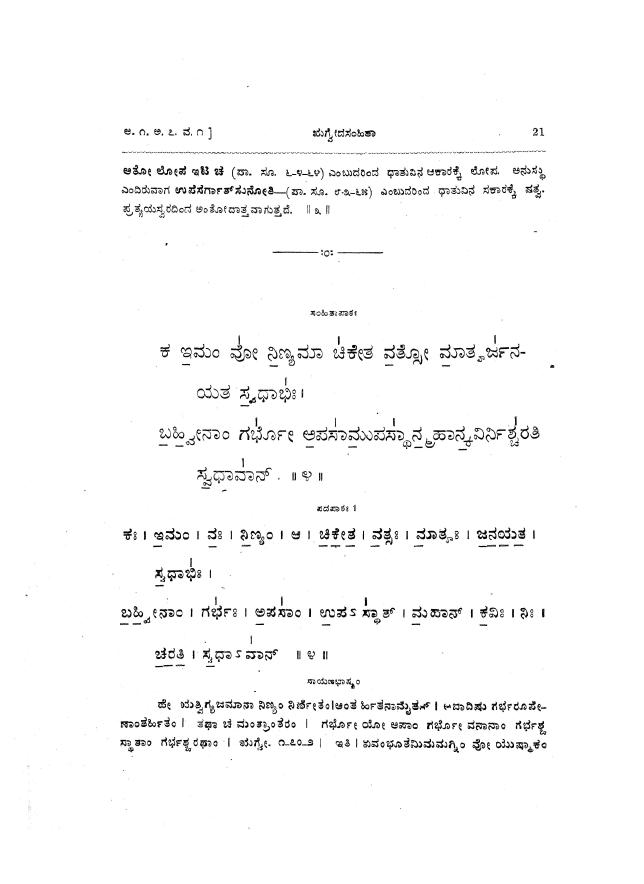
#> input picture publish/ocr_test/alt42-042.jpg, 2574 x 3535 px, given as the content of the folder /tmp/v1num/tmp7wu49p2a, which was not available (shown at 1/4 size)
$ python header_montage.py 5 5 ../../../ocr_test/alt42-042.jpg
#> lines starting #> are read from the running program, lines starting #| are printed output that depends on the picture; after the words box and inside, x2 and y2 are one past the last pixel; in counts of white or black regions, pixels touching at a corner belong together; pictures that were not available may be replaced by others from this repository, and a replacement may not be noted
### publish/tools/numeral_pass/vol1/cfg.py
"""Volume 1 numeral pass: scan parts of the better (~575 dpi) scan and paths.
Global PDF page = page number in the user's full 143 MB scan; each part holds a run of it."""
import os
ROOT=os.path.abspath(os.path.join(os.path.dirname(__file__),'..','..','..','..'))
PARTS=[  # (path, first global PDF page)
    ('kannada/01 Rigveda Samhitha Volume 1 1.pdf',1),
    ('kannada/01 Rigveda Samhitha Volume 1 2.pdf',101),
    ('kannada/01 Rigveda Samhitha Volume 1 3.pdf',201),
    ('kannada/01 Rigveda Samhitha Volume 1 4,pdf.pdf',301),
    ('kannada/01 Rigveda Samhitha Volume 1 5.pdf',401),
    ('kannada/01 Rigveda Samhitha Volume 1 6.pdf',501),
    ('kannada/01 Rigveda Samhitha Volume 1 7.pdf',601),
    ('kannada/01 Rigveda Samhitha Volume 1 8.pdf',701),
    ('kannada/01 Rigveda Samhitha Volume 1 9.pdf',801),
    ('kannada/01 Rigveda Samhitha Volume 1 10.pdf',876),
]
EN=os.path.join(ROOT,'Rigveda_Samhita_Vol1_English_Translation.md')
GAPS=os.path.join(ROOT,'Rigveda_Samhita_Vol1_Gaps_English_Translation.md')
WORK=os.environ.get('V1WORK','/tmp/v1num/')
os.makedirs(WORK,exist_ok=True)
def part_of(g):
    """global PDF page -> (part path, page within part)"""
#> called with g = 5
    for i,(p,first) in enumerate(PARTS):
        last=PARTS[i+1][1]-1 if i+1<len(PARTS) else 10**6
        if first<=g<=last: return os.path.join(ROOT,p),g-first+1
    raise KeyError(g)

### publish/tools/numeral_pass/vol1/header_montage.py
"""Montage of the page-number corners (top-left + top-right of the text block) for eye reading.
python3 header_montage.py FIRST LAST OUT.png"""
import sys,os,subprocess,tempfile
sys.path.insert(0,os.path.dirname(__file__))
from cfg import WORK,part_of
from PIL import Image,ImageOps,ImageDraw,ImageFilter
def textbox(im):
    """text-block box, ignoring specks: rows/cols with enough dark pixels after a median filter"""
    b=ImageOps.invert(im).point(lambda v:255 if v>100 else 0).filter(ImageFilter.MedianFilter(3))
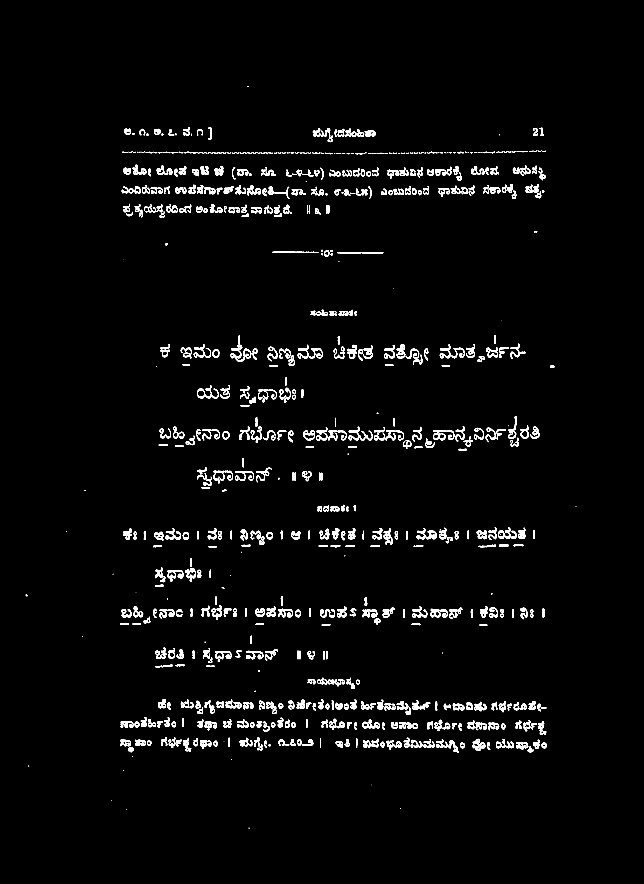
#> b: PIL image 2574x3535 L (shown at 1/4 size); 2.4% white; 790 white regions (96 under 20 px), largest, box (x1, y1, x2, y2) and area: (922, 1342, 1005, 1447) 1783, (670, 2280, 734, 2314) 1080, (775, 1376, 844, 1431) 1064
    w,h=b.size; px=b.load()
#> after `w, h = b.size`: w = 2574; h = 3535
    rows=[y for y in range(h) if sum(px[x,y]>0 for x in range(0,w,2))>w*0.004]
#> rows = 1037 values from 511 to 3007
    cols=[x for x in range(w) if sum(px[x,y]>0 for y in range(0,h,2))>h*0.004]
#> cols = 1695 values from 483 to 2183
    return (cols[0],rows[0],cols[-1],rows[-1]) if rows and cols else (0,0,w,h)
if __name__!="__main__": raise SystemExit
a,b,OUT=int(sys.argv[1]),int(sys.argv[2]),sys.argv[3]; tiles=[]
for g in range(a,b+1):
    path,n=part_of(g); d=tempfile.mkdtemp(dir=WORK)
    subprocess.run(['pdftoppm','-f',str(n),'-l',str(n),'-r','100','-gray',path,d+'/p'],check=True)
    im=Image.open(d+'/'+os.listdir(d)[0]).convert('L'); subprocess.run(['rm','-rf',d])
    bb=textbox(im)
#> bb = (483, 511, 2183, 3007)
    w=bb[2]-bb[0]; hh=int(w*0.06); cw=int(w*0.16)
#> after `w = bb[2] - bb[0]`: w = 1700
#> after `hh = int(w * 0.06)`: hh = 102
#> after `cw = int(w * 0.16)`: cw = 272
    L=im.crop((bb[0],bb[1],bb[0]+cw,bb[1]+hh)); R=im.crop((bb[2]-cw,bb[1],bb[2],bb[1]+hh))
#> after `L = im.crop((bb[0], bb[1], bb[0] + cw, bb[1] + hh))`:
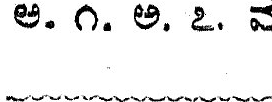
#> L: PIL image 272x102 L; min 0, max 255, mean 235.7
#> after `R = im.crop((bb[2] - cw, bb[1], bb[2], bb[1] + hh))`:
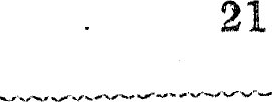
#> R: PIL image 272x102 L; min 0, max 255, mean 245.6
    t=Image.new('L',(2*cw+44,hh),255); t.paste(L,(40,0)); t.paste(R,(44+cw,0))
#> after `t = Image.new('L', (2 * cw + 44, hh), 255)`: t: PIL image 588x102 L; every value is 255
#> after `t.paste(L, (40, 0))`:
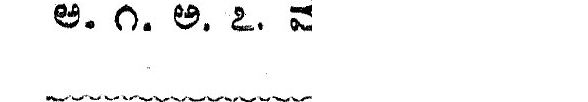
#> t: PIL image 588x102 L; min 0, max 255, mean 246.1
#> after `t.paste(R, (44 + cw, 0))`:
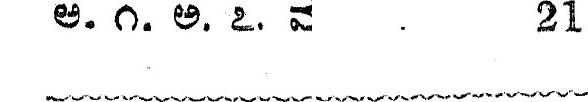
#> t: PIL image 588x102 L; min 0, max 255, mean 241.7
    ImageDraw.Draw(t).text((2,2),str(g),fill=0); tiles.append(t)
cols=4; tw=max(t.width for t in tiles); th=max(t.height for t in tiles)
#> after `tw = max((t.width for t in tiles))`: tw = 588
#> after `th = max((t.height for t in tiles))`: th = 102
m=Image.new('L',(cols*(tw+8),((len(tiles)+cols-1)//cols)*(th+4)),255)
#> m: PIL image 2384x106 L; every value is 255
for i,t in enumerate(tiles): m.paste(t,((i%cols)*(tw+8),(i//cols)*(th+4)))
#> this loop made 1 pass
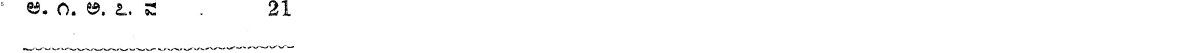
#> m: PIL image 2384x106 L (shown at 1/2 size); min 0, max 255, mean 251.8
m.save(OUT); print(m.size)
#| (2384, 106)
